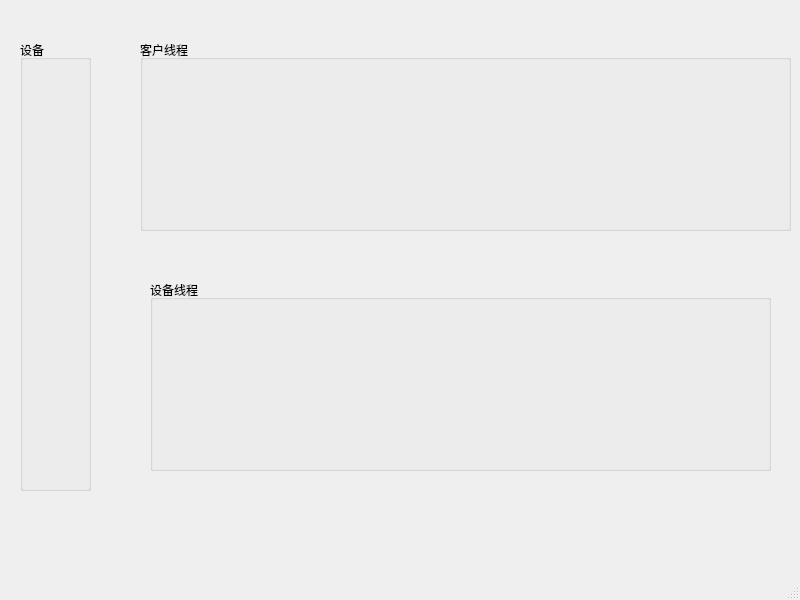
<?xml version="1.0" encoding="UTF-8"?>
<ui version="4.0">
 <class>ServerMainWindow</class>
 <widget class="QMainWindow" name="ServerMainWindow">
  <property name="geometry">
   <rect>
    <x>0</x>
    <y>0</y>
    <width>800</width>
    <height>600</height>
   </rect>
  </property>
  <property name="windowTitle">
   <string>MainWindow</string>
  </property>
  <widget class="QWidget" name="centralwidget">
   <widget class="QGroupBox" name="groupBox">
    <property name="geometry">
     <rect>
      <x>140</x>
      <y>40</y>
      <width>651</width>
      <height>191</height>
     </rect>
    </property>
    <property name="title">
     <string>客户线程</string>
    </property>
   </widget>
   <widget class="QGroupBox" name="groupBox_2">
    <property name="geometry">
     <rect>
      <x>150</x>
      <y>280</y>
      <width>621</width>
      <height>191</height>
     </rect>
    </property>
    <property name="title">
     <string>设备线程</string>
    </property>
   </widget>
   <widget class="QGroupBox" name="groupBox_3">
    <property name="geometry">
     <rect>
      <x>20</x>
      <y>40</y>
      <width>71</width>
      <height>451</height>
     </rect>
    </property>
    <property name="title">
     <string>设备</string>
    </property>
   </widget>
  </widget>
  <widget class="QMenuBar" name="menubar">
   <property name="geometry">
    <rect>
     <x>0</x>
     <y>0</y>
     <width>800</width>
     <height>26</height>
    </rect>
   </property>
  </widget>
  <widget class="QStatusBar" name="statusbar"/>
 </widget>
 <resources/>
 <connections/>
</ui>
